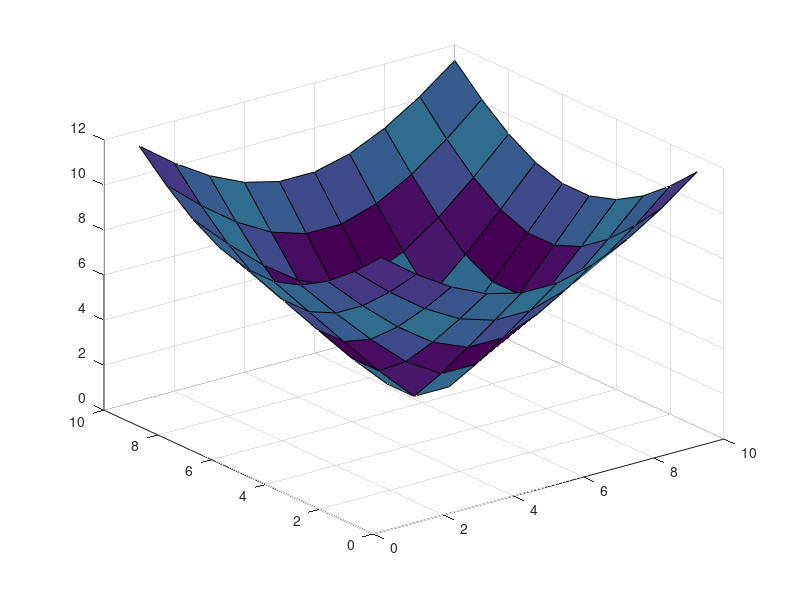

This figure's MATLAB source:
clc;
clf;
clear all;
close all;
a=b=linspace(-8,8,10);
[xx,yy]=meshgrid(a,b);
c=sqrt(xx.^2 + yy.^2)+eps;
d=sin(c) ./ c;
surf (c,d);
